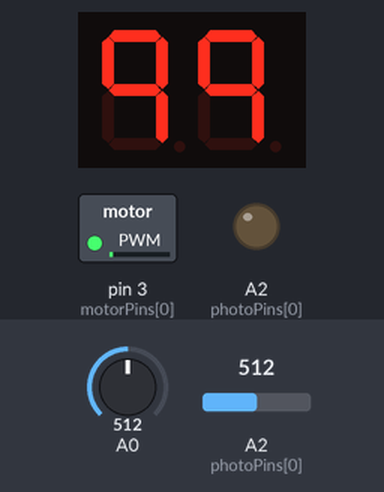
Simulated run of this sketch. Board: Arduino Uno, built with avr-gcc and run on an emulated ATmega328P. Shown: 2-digit seven-segment display, switched loads named in the sketch (green lamp = pin HIGH), output pins drawn as LEDs (lit = HIGH). Wiring (inferred from the names in the program): 2-digit 7-segment display, segments lit when HIGH: segments pin 10, pin 11, pin 5, pin 6, pin 7, pin 9, pin 8; digit selects A4, A5. Inputs (shaded band) come from the test bench; at power-on: A0 = 512, A2 (photoPins[0]) = 512. The segment pins are drawn as the display they are named for; pins used as bus, display or sensor lines are not drawn; what the sketch prints to the serial monitor is not drawn.

Above: at 1.2 s.
1.3 s: A0 set to 242
At 2.3 s:
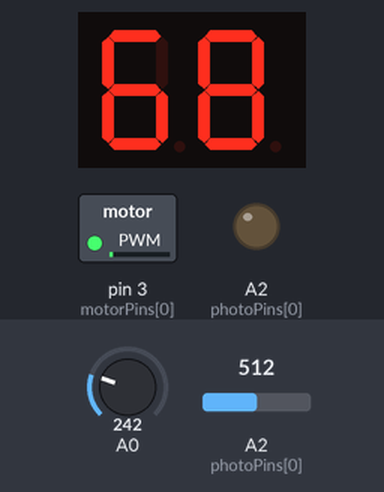
3.0 s: A0 set to 218
At 3.5 s:
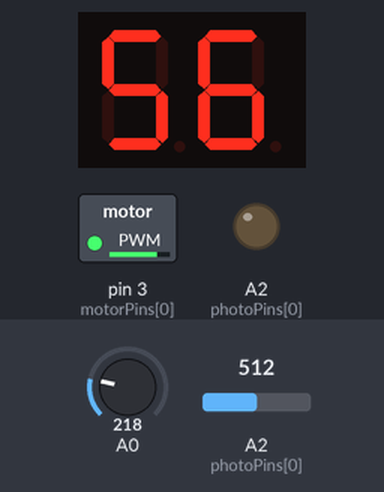
4.7 s: A0 set to 306
At 4.78 s:
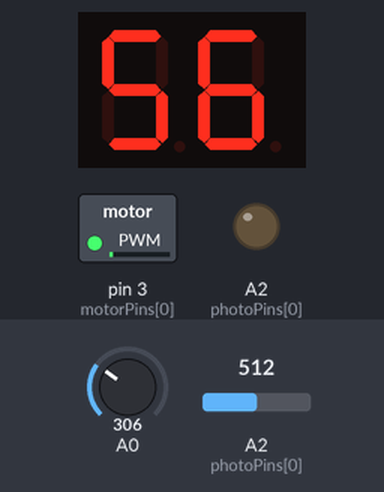
Timing chart, 0 to 7.7 s (numbered marks = the images above; inputs shaded):
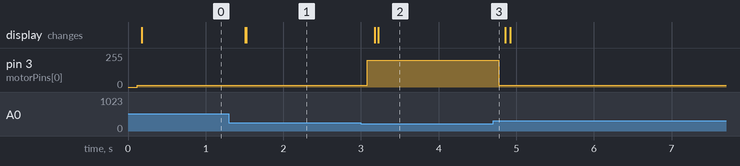

The sketch:

main.ino
```cpp
#define Diplay_A 10
#define Diplay_B 11
#define Diplay_C 5
#define Diplay_D 6
#define Diplay_E 7
#define Diplay_F 9
#define Diplay_G 8

// Define los pines para los segmentos
int segmentPins[] = {Diplay_A, Diplay_B, Diplay_C, Diplay_D, Diplay_E, Diplay_F, Diplay_G};
// Define los pines para los displays
int displayPins[] = {A4, A5};
int sensorsPins[] = {0};
int ledPins[] = {12};
int motorPins[] = {3};
int photoPins[] = {A2};

void setup() {
  // Configura los pines de los segmentos salidas
  IOS_config();
  // Configura los pines de los displays como salidas
  DISPLAYS_config();
  // Configura el pin del sensor como salidas
  SENSOR_config();
  // Configura el pin del motor como salidas
  MOTOR_config();
  // Configura el pin del fotosensor como salidas
  PHOTO_config();

  // Testing purpose
  Serial.begin(9600);
}

void loop() {
  // Muestra el valor del contador en los displays
  showNumber(calcularCentigrados());
  delay(20);
  motorControl(calcularCentigrados());
  delay(20);

  //Testing purpose
  Serial.print("El valor luminico representado es: ");
  Serial.println(analogRead(photoPins[0]));
}
```

UNO_functions.ino
```cpp
void IOS_config(){
  // Son los pines de los segmentos salidas.
  for (int i = 0; i < 7; i++) {
    pinMode(segmentPins[i], OUTPUT);
  }
}

void DISPLAYS_config(){
  // Son los pines de los displays como salidas.
  for (int i = 0; i < 2; i++) {
    pinMode(displayPins[i], OUTPUT);
    digitalWrite(displayPins[i], LOW);
  }
}

void SENSOR_config() {
  // Son el pin del sensor como salidas.
  for (int i = 0; i < 1; i++) {
    pinMode(sensorsPins[i],OUTPUT);
  }
}

void MOTOR_config() {
  for(int i =0; i < 1; i++) {
    pinMode(motorPins[i], OUTPUT);
  }
}

void PHOTO_config() {
  for(int i =0; i < 1; i++) {
    pinMode(photoPins[i], OUTPUT);
  }
}

int calcularCentigrados() {
  int sensor_valor = analogRead(sensorsPins[0]); // Probando con un potenciador los pines analogicos toman de 0 a 1023 valores
  //float potencia = 5.0 / 1024 * sensor_valor; // potencia
  //float temperatura = potencia * 100 - 50;
  float temperatura = map(sensor_valor, 20, 358, -40, 125);
  return(temperatura);
}

void motorControl(float temperatura) {
  if (temperatura >= 60) {
    analogWrite(motorPins[0], -500);
  }
  else if (temperatura <= 15){
    analogWrite(motorPins[0], -20);
  }
  else {
    analogWrite(motorPins[0], 200);
  }
}

void showNumber(int number) {
  // Recorre una lista de 7 segmentos en Multiplexacion y por un delay.
  if(bajoZero(number) == true){
    number *= -1;
    digitalWrite(ledPins[0], HIGH);
  }
  else {digitalWrite(ledPins[0], LOW);}
  if(number > 99){number = 99;}
  int digits[2] = {number / 10, number % 10};
  for (int i = 0; i < 2; i++) {
    digitalWrite(displayPins[i], HIGH);
    showDigit(digits[i]);
    delay(50);
    digitalWrite(displayPins[i], LOW);
  }
}

bool bajoZero(int temperatura) {
  if(temperatura < 0){
    return true;
  }
  return false;
}

void showDigit(int digit) {
  displayClear();
   switch (digit) {
    // Enciende conjunto LED correspondiente al numero.
    case 0:
      digitalWrite(Diplay_A, HIGH);
      digitalWrite(Diplay_B, HIGH);
      digitalWrite(Diplay_C, HIGH);
      digitalWrite(Diplay_D, HIGH);
      digitalWrite(Diplay_E, HIGH);
      digitalWrite(Diplay_F, HIGH);
      break;
    case 1:
      digitalWrite(Diplay_B, HIGH);
      digitalWrite(Diplay_C, HIGH);
      break;
    case 2:
      digitalWrite(Diplay_A, HIGH);
      digitalWrite(Diplay_B, HIGH);
      digitalWrite(Diplay_G, HIGH);
      digitalWrite(Diplay_E, HIGH);
      digitalWrite(Diplay_D, HIGH);
      break;
    case 3:
      digitalWrite(Diplay_A, HIGH);
      digitalWrite(Diplay_B, HIGH);
      digitalWrite(Diplay_G, HIGH);
      digitalWrite(Diplay_C, HIGH);
      digitalWrite(Diplay_D, HIGH);
      break;
    case 4:
      digitalWrite(Diplay_F, HIGH);
      digitalWrite(Diplay_G, HIGH);
      digitalWrite(Diplay_B, HIGH);
      digitalWrite(Diplay_C, HIGH);
      break;
    case 5:
      digitalWrite(Diplay_A, HIGH);
      digitalWrite(Diplay_F, HIGH);
      digitalWrite(Diplay_G, HIGH);
      digitalWrite(Diplay_C, HIGH);
      digitalWrite(Diplay_D, HIGH);
      break;
    case 6:
      digitalWrite(Diplay_A, HIGH);
      digitalWrite(Diplay_F, HIGH);
      digitalWrite(Diplay_G, HIGH);
      digitalWrite(Diplay_C, HIGH);
      digitalWrite(Diplay_E, HIGH);
      digitalWrite(Diplay_D, HIGH);
      break;
    case 7:
      digitalWrite(Diplay_A, HIGH);
      digitalWrite(Diplay_B, HIGH);
      digitalWrite(Diplay_C, HIGH);
      break;
    case 8:
      digitalWrite(Diplay_A, HIGH);
      digitalWrite(Diplay_B, HIGH);
      digitalWrite(Diplay_C, HIGH);
      digitalWrite(Diplay_D, HIGH);
      digitalWrite(Diplay_E, HIGH);
      digitalWrite(Diplay_F, HIGH);
      digitalWrite(Diplay_G, HIGH);
      break;
    case 9:
      digitalWrite(Diplay_A, HIGH);
      digitalWrite(Diplay_B, HIGH);
      digitalWrite(Diplay_C, HIGH);
      digitalWrite(Diplay_F, HIGH);
      digitalWrite(Diplay_G, HIGH);
      break;
    default:
      // Finaliza el display
      break;
   }
}

void displayClear(){ // Limpia el display.
  digitalWrite(Diplay_A, LOW);
  digitalWrite(Diplay_B, LOW);
  digitalWrite(Diplay_C, LOW);
  digitalWrite(Diplay_D, LOW);
  digitalWrite(Diplay_E, LOW);
  digitalWrite(Diplay_F, LOW);
  digitalWrite(Diplay_G, LOW);
}
```

Measured:
- the behaviour switches between 225 and 224 on A0 (found by bisection; images 1 and 2)
- after the input at 1.3 s, the display: first changes after 0.21 s (image 1 shows a later state)
- after the input at 3.0 s, pin 3 (motorPins[0]): 12/255 → 200/255 after 0.08 s; the display: first changes after 0.18 s (image 2 shows a later state)
- after the input at 4.7 s, pin 3 (motorPins[0]): 200/255 → 12/255 after 0.08 s
